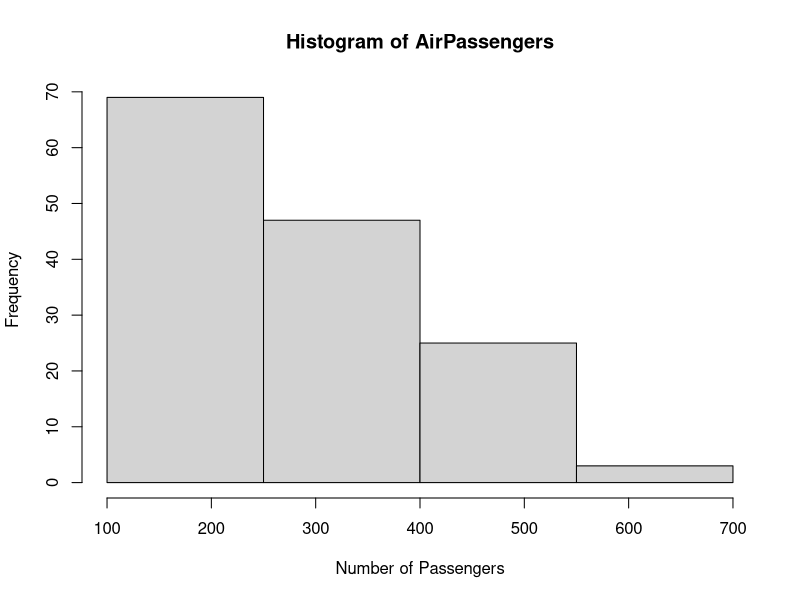

The R script that drew this image:
data("AirPassengers")
hist(AirPassengers, breaks=seq(100, 700, by=150), xlim=c(100, 700), main="Histogram of AirPassengers", xlab="Number of Passengers", ylab="Frequency")
